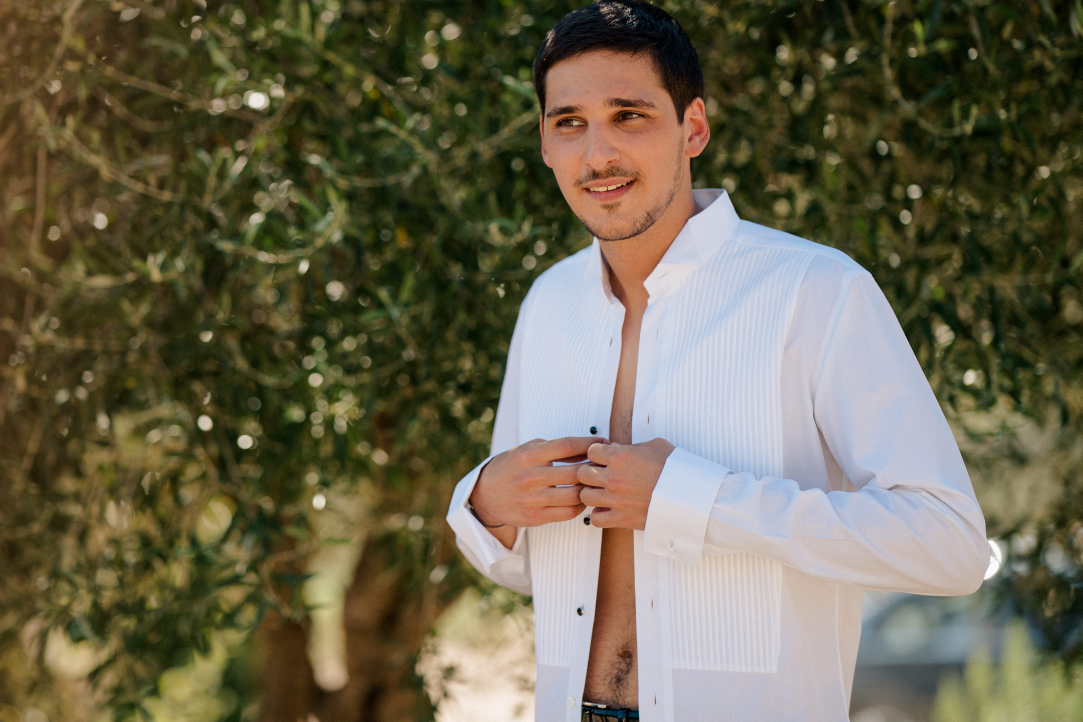
#> input picture app/photos_selfies_exemple/MariageAnaelleetArielTraité-00023-DSC09078-.jpg, 4330 x 2887 px (shown at 1/4 size)
$ python test_photo_selection.py photos_selfies_exemple
#> lines starting #> are read from the running program, lines starting #| are printed output that depends on the picture
import os
import time
import json
import hashlib
import math
import sys
import argparse
from typing import Optional, Dict, Any, Tuple

from PIL import Image, ImageStat, ImageFilter
import numpy as np
import cv2

# Charger les variables d'environnement depuis .env.local
try:
    from dotenv import load_dotenv, dotenv_values

    # Fonction pour trouver .env.local intelligemment
    def find_env_file(filename):
        """Cherche le fichier .env dans plusieurs emplacements."""
        # 1. Répertoire courant
        if os.path.exists(filename):
            return filename

        # 2. Répertoire du script (face_recognition/app/)
        script_dir = os.path.dirname(os.path.abspath(__file__))
        candidate = os.path.join(script_dir, filename)
        if os.path.exists(candidate):
            return candidate

        # 3. Deux niveaux au-dessus (racine du projet face_reco/)
        project_root = os.path.dirname(os.path.dirname(script_dir))
        candidate = os.path.join(project_root, filename)
        if os.path.exists(candidate):
            return candidate

        # 4. Un niveau au-dessus du script
        parent_dir = os.path.dirname(script_dir)
        candidate = os.path.join(parent_dir, filename)
        if os.path.exists(candidate):
            return candidate

        return None

    # Chercher .env.local puis .env
    env_file = find_env_file('.env.local') or find_env_file('.env')

    if env_file:
        # Charger et forcer l'override de TOUTES les variables du fichier
        env_vars = dotenv_values(env_file)
        for key, value in env_vars.items():
            if value is not None:  # Ne pas écraser avec des valeurs None
                os.environ[key] = value
        print(f"[config] ✓ Loaded configuration from {os.path.basename(env_file)} (path: {env_file})")
    else:
        print("[config] ⚠ No .env.local or .env file found, using system environment variables")

except ImportError:
    # python-dotenv pas installé, on continue avec les variables système
    print("[config] ⚠ python-dotenv not installed, using system environment variables")
    pass


SUPPORTED_EXTENSIONS = {".jpg", ".jpeg", ".png", ".webp"}

# -----------------------------
# Photo Selection Algorithm Toggle
# -----------------------------
ENABLE_PHOTO_SELECTION = (os.environ.get("ENABLE_PHOTO_SELECTION", "1").strip() or "1").lower() in {"1", "true", "yes", "y", "on"}
print(ENABLE_PHOTO_SELECTION)
# -----------------------------
# Filtering configuration
# -----------------------------
MIN_WIDTH = int(os.environ.get("MIN_WIDTH", "640"))
MIN_HEIGHT = int(os.environ.get("MIN_HEIGHT", "480"))
MIN_SHARPNESS = float(os.environ.get("MIN_SHARPNESS", "30.0"))
MIN_BRIGHTNESS = float(os.environ.get("MIN_BRIGHTNESS", "20.0"))
MAX_BRIGHTNESS = float(os.environ.get("MAX_BRIGHTNESS", "235.0"))
SIMILARITY_THRESHOLD = int(os.environ.get("SIMILARITY_THRESHOLD", "8"))

# Face-aware thresholds
FACE_SCORE_MIN = float(os.environ.get("FACE_SCORE_MIN", "0.35"))
FACE_MIN_RELATIVE_SIZE = float(os.environ.get("FACE_MIN_RELATIVE_SIZE", "0.02"))
MAX_FACE_ROLL_DEG = float(os.environ.get("MAX_FACE_ROLL_DEG", "20.0"))
MIN_EYE_DISTANCE_RATIO = float(os.environ.get("MIN_EYE_DISTANCE_RATIO", "0.20"))
MAX_EYE_DISTANCE_RATIO = float(os.environ.get("MAX_EYE_DISTANCE_RATIO", "0.70"))
MIN_EYE_Y_RATIO = float(os.environ.get("MIN_EYE_Y_RATIO", "0.10"))
MAX_EYE_Y_RATIO = float(os.environ.get("MAX_EYE_Y_RATIO", "0.60"))

# Dossiers pour les fichiers rejetés
REJECTED_DUPLICATE_DIR = os.environ.get("REJECTED_DUPLICATE_DIR", "").strip() or ".rejected_duplicates"
REJECTED_LOW_QUALITY_DIR = os.environ.get("REJECTED_LOW_QUALITY_DIR", "").strip() or ".rejected_low_quality"
REJECTED_LOW_FACE_QUALITY_DIR = os.environ.get("REJECTED_LOW_FACE_QUALITY_DIR", "").strip() or ".rejected_low_face_quality"
ACCEPTED_DIR = ".accepted_photos"


def is_image_file(path: str) -> bool:
    _, ext = os.path.splitext(path.lower())
    return ext in SUPPORTED_EXTENSIONS


def compute_file_hash(path: str) -> Optional[str]:
    """Calcule le hash SHA256 du contenu du fichier."""
    try:
        sha256 = hashlib.sha256()
        with open(path, "rb") as f:
            for block in iter(lambda: f.read(4096), b""):
                sha256.update(block)
        return sha256.hexdigest()
    except Exception:
        return None


def _resolve_target_dir(base_dir: str, maybe_dir: Optional[str]) -> Optional[str]:
    """Resolve a user-provided directory."""
    if not maybe_dir:
        return None
    d = maybe_dir.strip()
    if not d:
        return None
    return d if os.path.isabs(d) else os.path.join(base_dir, d)


# [35 lines left out: functions _safe_move, _safe_copy, not called in this run]


def _dhash_hex(img: Image.Image, hash_size: int = 8) -> str:
    """Compute dHash (difference hash) as a hex string."""
    try:
        resample = Image.Resampling.LANCZOS
    except Exception:
        resample = Image.LANCZOS  # type: ignore[attr-defined]

    g = img.convert("L").resize((hash_size + 1, hash_size), resample=resample)
    pixels = list(g.getdata())

    bits = 0
    bit_index = 0
    for row in range(hash_size):
        row_start = row * (hash_size + 1)
        for col in range(hash_size):
            left = pixels[row_start + col]
            right = pixels[row_start + col + 1]
            if left > right:
                bits |= (1 << (hash_size * hash_size - 1 - bit_index))
            bit_index += 1

    width_bits = hash_size * hash_size
    hex_len = (width_bits + 3) // 4
    return f"{bits:0{hex_len}x}"


def _hamming_distance_hex(a_hex: str, b_hex: str) -> Optional[int]:
    """Hamming distance between two hex-encoded bitstrings."""
    try:
        ai = int(a_hex, 16)
        bi = int(b_hex, 16)
    except Exception:
        return None
    x = ai ^ bi
    try:
        return x.bit_count()
    except Exception:
        return bin(x).count("1")


def compute_image_features(path: str) -> Optional[Dict[str, Any]]:
    """Compute perceptual hash + basic quality metrics for an image file."""
    try:
        with Image.open(path) as im:
#> im is the input picture: PIL image 4330x2887 RGB; mean R, G, B 107, 101, 78.7
            im.load()
            width, height = im.size

            dhash = _dhash_hex(im)
#> in _dhash_hex, `pixels = list(g.getdata())`: pixels = 72 values, max 222 at index 33, min 32 at index 8, mean 100.5
#> after the loop in _dhash_hex, `for row in range(hash_size):`: bit_index = 64; bits = 12674721048638489547
#> dhash = 'afe5a7a3e34383cb'

            gray = im.convert("L")
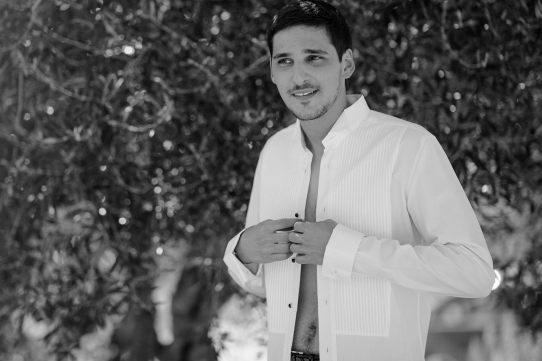
#> gray: PIL image 4330x2887 L (shown at 1/8 size); min 0, max 255, mean 100.3
            brightness = float(ImageStat.Stat(gray).mean[0])
#> brightness = 100.3

            lap_kernel = ImageFilter.Kernel(
                size=(3, 3),
                kernel=[0, 1, 0, 1, -4, 1, 0, 1, 0],
                scale=1,
                offset=0,
            )
            lap = gray.filter(lap_kernel)
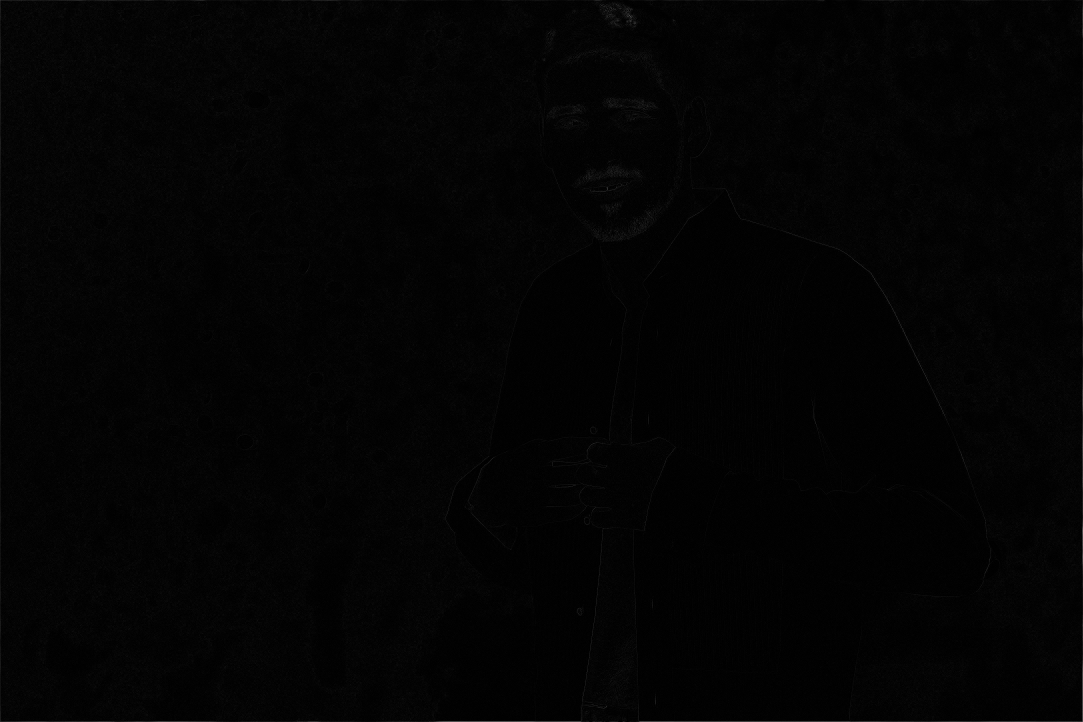
#> lap: PIL image 4330x2887 L (shown at 1/4 size); min 0, max 255, mean 3.2
            sharpness = float(ImageStat.Stat(lap).var[0])
#> sharpness = 41.54

            return {
                "dhash": dhash,
                "width": int(width),
                "height": int(height),
                "sharpness": sharpness,
                "brightness": brightness,
            }
    except Exception as e:
        print(f"[skip] cannot read image / compute features: {path} ({e})")
        return None


def quality_ok(features: Dict[str, Any]) -> Tuple[bool, str]:
    """Return (ok, reason)."""
    w = int(features.get("width", 0) or 0)
    h = int(features.get("height", 0) or 0)
    sharp = float(features.get("sharpness", 0.0) or 0.0)
    bright = float(features.get("brightness", 0.0) or 0.0)

    if w < MIN_WIDTH or h < MIN_HEIGHT:
        return False, f"resolution too low ({w}x{h} < {MIN_WIDTH}x{MIN_HEIGHT})"
    if sharp < MIN_SHARPNESS:
        return False, f"too blurry (sharpness={sharp:.2f} < {MIN_SHARPNESS})"
    if bright < MIN_BRIGHTNESS or bright > MAX_BRIGHTNESS:
        return False, f"bad exposure (brightness={bright:.1f} not in [{MIN_BRIGHTNESS}, {MAX_BRIGHTNESS}])"
    return True, "ok"


def technical_quality_score(features: Dict[str, Any]) -> Dict[str, Any]:
    """Compute a numeric technical quality score (0..1) + pass/fail using the existing thresholds."""
    w = int(features.get("width", 0) or 0)
    h = int(features.get("height", 0) or 0)
    sharp = float(features.get("sharpness", 0.0) or 0.0)
    bright = float(features.get("brightness", 0.0) or 0.0)

    ok, reason = quality_ok(features)

    # Resolution score
    res_ratio = 0.0
    if MIN_WIDTH > 0 and MIN_HEIGHT > 0:
        res_ratio = min(w / float(MIN_WIDTH), h / float(MIN_HEIGHT))
    res_score = max(0.0, min(1.0, res_ratio))

    # Sharpness score
    sharp_score = 0.0 if MIN_SHARPNESS <= 0 else max(0.0, min(1.0, sharp / float(MIN_SHARPNESS)))

    # Brightness score
    if MIN_BRIGHTNESS <= bright <= MAX_BRIGHTNESS:
        bright_score = 1.0
    else:
        if bright < MIN_BRIGHTNESS:
            dist = MIN_BRIGHTNESS - bright
        else:
            dist = bright - MAX_BRIGHTNESS
        bright_score = max(0.0, 1.0 - (dist / 40.0))

    score = max(0.0, min(1.0, 0.35 * res_score + 0.45 * sharp_score + 0.20 * bright_score))
    return {
        "ok": bool(ok),
        "reason": reason,
        "score": float(score),
        "width": w,
        "height": h,
        "sharpness": sharp,
        "brightness": bright,
        "res_score": float(res_score),
        "sharp_score": float(sharp_score),
        "bright_score": float(bright_score),
    }


_FACE_CASCADE: Optional[cv2.CascadeClassifier] = None
_EYE_CASCADE: Optional[cv2.CascadeClassifier] = None


def _get_cascades() -> Tuple[cv2.CascadeClassifier, cv2.CascadeClassifier]:
    """Load Haar cascades (offline) once and reuse."""
    global _FACE_CASCADE, _EYE_CASCADE
    if _FACE_CASCADE is None:
        _FACE_CASCADE = cv2.CascadeClassifier(os.path.join(cv2.data.haarcascades, "haarcascade_frontalface_default.xml"))
    if _EYE_CASCADE is None:
        _EYE_CASCADE = cv2.CascadeClassifier(os.path.join(cv2.data.haarcascades, "haarcascade_eye.xml"))
    return _FACE_CASCADE, _EYE_CASCADE


def _cv2_imread_unicode(path: str) -> Optional[np.ndarray]:
    """Robust cv2 image load for Windows/unicode paths."""
    try:
        data = np.fromfile(path, dtype=np.uint8)
        if data.size == 0:
            return None
        img = cv2.imdecode(data, cv2.IMREAD_COLOR)
        return img
    except Exception:
        try:
            return cv2.imread(path, cv2.IMREAD_COLOR)
        except Exception:
            return None


def _range_score(x: float, lo: float, hi: float) -> float:
    """Score 1.0 inside [lo, hi], else decrease linearly to 0 as it moves away."""
    if lo <= x <= hi:
        return 1.0
    span = max(1e-9, (hi - lo))
    if x < lo:
        d = (lo - x) / span
    else:
        d = (x - hi) / span
    return max(0.0, 1.0 - d)


def compute_face_metrics(path: str) -> Dict[str, Any]:
    """Face-aware evaluation (offline)."""
    img = _cv2_imread_unicode(path)
    if img is None:
        return {"face_present": False, "num_faces": 0, "face_score": 0.0, "faces": [], "error": "cv2_imread_failed"}

    h_img, w_img = img.shape[:2]
    if w_img <= 0 or h_img <= 0:
        return {"face_present": False, "num_faces": 0, "face_score": 0.0, "faces": [], "error": "bad_dimensions"}

    gray = cv2.cvtColor(img, cv2.COLOR_BGR2GRAY)
    face_cascade, eye_cascade = _get_cascades()

    faces = face_cascade.detectMultiScale(gray, scaleFactor=1.1, minNeighbors=5, minSize=(40, 40))
    faces_list: list[Dict[str, Any]] = []
    best_score = 0.0

    if faces is None or len(faces) == 0:
        faces_iter = []
    else:
        faces_iter = faces

    img_area = float(w_img * h_img)
    for (x, y, w, h) in faces_iter:
        face_area = float(w * h)
        rel = face_area / img_area if img_area > 0 else 0.0
        size_score = max(0.0, min(1.0, rel / max(1e-9, FACE_MIN_RELATIVE_SIZE)))

        roi_gray = gray[y : y + h, x : x + w]
        roi_gray_eyes = roi_gray[0 : int(h * 0.65), :]

        eye_min = max(10, int(min(w, h) * 0.12))
        eyes = eye_cascade.detectMultiScale(roi_gray_eyes, scaleFactor=1.1, minNeighbors=8, minSize=(eye_min, eye_min))

        if eyes is None or len(eyes) == 0:
            eyes_iter = []
        else:
            eyes_iter = eyes

        eyes_sorted = sorted([(ex, ey, ew, eh) for (ex, ey, ew, eh) in eyes_iter], key=lambda t: t[2] * t[3], reverse=True)
        eyes_top = eyes_sorted[:2]
        eye_count = len(eyes_top)
        eye_count_score = 1.0 if eye_count >= 2 else (0.6 if eye_count == 1 else 0.0)

        roll_score = 0.0
        yaw_proxy_score = 0.0
        pitch_proxy_score = 0.0
        angle_deg: Optional[float] = None
        eye_dist_ratio: Optional[float] = None
        eye_y_ratio: Optional[float] = None

        if eye_count >= 2:
            (ex1, ey1, ew1, eh1), (ex2, ey2, ew2, eh2) = eyes_top[0], eyes_top[1]
            c1 = (ex1 + ew1 / 2.0, ey1 + eh1 / 2.0)
            c2 = (ex2 + ew2 / 2.0, ey2 + eh2 / 2.0)
            if c2[0] < c1[0]:
                c1, c2 = c2, c1

            dx = c2[0] - c1[0]
            dy = c2[1] - c1[1]
            angle_deg = float(abs(math.degrees(math.atan2(dy, dx)))) if dx != 0 else 90.0
            roll_score = max(0.0, 1.0 - (angle_deg / max(1e-9, MAX_FACE_ROLL_DEG)))

            dist = math.sqrt(dx * dx + dy * dy)
            eye_dist_ratio = float(dist / max(1e-9, float(w)))
            yaw_proxy_score = _range_score(eye_dist_ratio, MIN_EYE_DISTANCE_RATIO, MAX_EYE_DISTANCE_RATIO)

            avg_eye_y = (c1[1] + c2[1]) / 2.0
            eye_y_ratio = float(avg_eye_y / max(1e-9, float(h)))
            pitch_proxy_score = _range_score(eye_y_ratio, MIN_EYE_Y_RATIO, MAX_EYE_Y_RATIO)

        face_score = float(
            max(0.0, min(1.0, math.sqrt(max(0.0, size_score))))
            * (0.40 * eye_count_score + 0.20 * roll_score + 0.20 * yaw_proxy_score + 0.20 * pitch_proxy_score)
        )

        faces_list.append(
            {
                "box": [int(x), int(y), int(w), int(h)],
                "relative_area": float(rel),
                "size_score": float(size_score),
                "eye_count": int(eye_count),
                "eye_count_score": float(eye_count_score),
                "roll_deg": angle_deg,
                "roll_score": float(roll_score),
                "eye_dist_ratio": eye_dist_ratio,
                "yaw_proxy_score": float(yaw_proxy_score),
                "eye_y_ratio": eye_y_ratio,
                "pitch_proxy_score": float(pitch_proxy_score),
                "face_score": float(face_score),
            }
        )
        best_score = max(best_score, face_score)

    return {
        "face_present": bool(len(faces_list) > 0),
        "num_faces": int(len(faces_list)),
        "face_score": float(best_score),
        "faces": faces_list,
    }


class TestManifest:
    """Simple manifest to track processed images during testing."""
    def __init__(self) -> None:
        self._seen: Dict[str, Dict[str, Any]] = {}

    def add_with_features(self, file_hash: str, absolute_path: str, features: Dict[str, Any]) -> None:
        """Register an accepted image with its features."""
        self._seen[file_hash] = {
            "path": absolute_path,
            "timestamp": time.time(),
            "dhash": features.get("dhash"),
            "width": features.get("width"),
            "height": features.get("height"),
            "sharpness": features.get("sharpness"),
            "brightness": features.get("brightness"),
        }

    def contains(self, file_hash: str) -> bool:
        return file_hash in self._seen

    def find_similar(self, dhash_hex: str, threshold: int = SIMILARITY_THRESHOLD) -> Optional[Dict[str, Any]]:
        """Return the closest match (with distance) if within threshold, else None."""
        best: Optional[Dict[str, Any]] = None
        best_dist: Optional[int] = None
        for sha, meta in self._seen.items():
            existing = meta.get("dhash")
            if not isinstance(existing, str) or not existing:
                continue
            d = _hamming_distance_hex(dhash_hex, existing)
            if d is None:
                continue
            if best_dist is None or d < best_dist:
                best_dist = d
                best = {
                    "sha256": sha,
                    "path": meta.get("path"),
                    "dhash": existing,
                    "distance": d,
                }
                if best_dist == 0:
                    break
        if best is not None and best_dist is not None and best_dist <= threshold:
            return best
        return None


def process_photo(path: str, manifest: TestManifest, base_dir: str, move_files: bool = False) -> Dict[str, Any]:
    """Test photo selection on a single image. Returns decision report."""
    abspath = os.path.abspath(path)

    rejected_dup_dir = _resolve_target_dir(base_dir, REJECTED_DUPLICATE_DIR)
    rejected_lowq_dir = _resolve_target_dir(base_dir, REJECTED_LOW_QUALITY_DIR)
    rejected_lowface_dir = _resolve_target_dir(base_dir, REJECTED_LOW_FACE_QUALITY_DIR)
    accepted_dir = _resolve_target_dir(base_dir, ACCEPTED_DIR)

    # Calculer le hash du contenu
    file_hash = compute_file_hash(abspath)
    if not file_hash:
        return {"path": abspath, "decision": "error", "reason": "cannot compute hash"}

    # Vérifier si déjà traité
    if manifest.contains(file_hash):
        return {"path": abspath, "decision": "skip", "reason": "already processed"}

    # Si algorithme de sélection désactivé
    if not ENABLE_PHOTO_SELECTION:
        print(f"[accept:no-filter] {os.path.basename(abspath)} | selection algorithm disabled")
        manifest.add_with_features(file_hash, abspath, {})
        if move_files:
            _safe_copy(abspath, accepted_dir, "accepted")
        return {
            "path": abspath,
            "decision": "accepted",
            "reason": "selection algorithm disabled",
            "sha256": file_hash,
        }

    # Calculer les features
    features = compute_image_features(abspath)
#> features = {'dhash': 'afe5a7a3e34383cb', 'width': 4330, 'height': 2887, 'sharpness': 41.54, 'brightness': 100.3}
#> (the rest of the program and of its run is left out)
